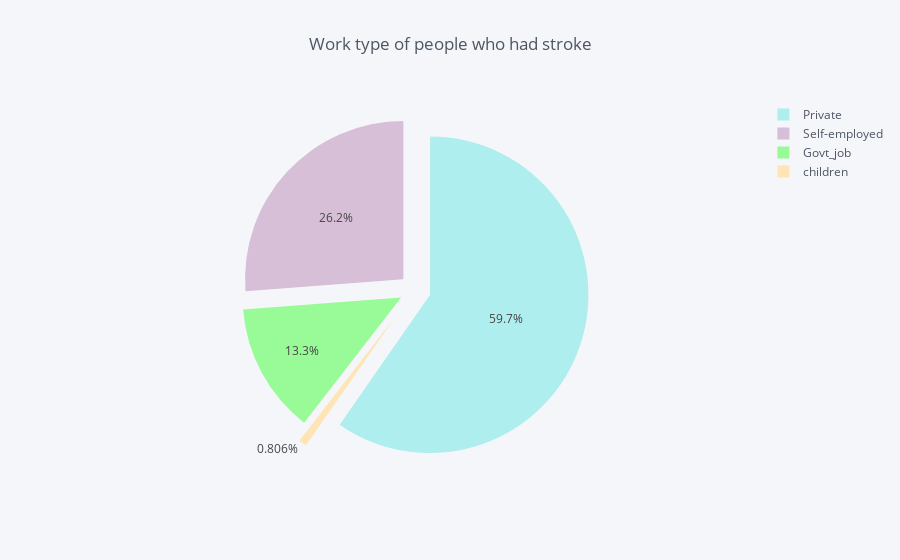

Notebook source saved alongside this figure:
### Code cell
job = data.groupby(data['work_type'])['stroke'].sum()
data_job = pd.DataFrame({'labels': job.index,
                   'values': job.values
                  })
colors2= ['palegreen','paleturquoise','thistle','moccasin']
data_job.iplot(kind='pie',labels='labels',values='values', title='Work type of people who had stroke', colors = colors2, 
            pull=[0.1, 0.1, 0.1, 0.2])

### Figure 1 — Plotly figure (JSON) as saved in the notebook; plotly's stock layout.template omitted (floating-point values rounded to 4 significant figures)
{"data": [{"labels": ["Govt_job", "Private", "Self-employed", "children"], "marker": {"colors": ["rgba(152, 251, 152, 1.0)", "rgba(175, 238, 238, 1.0)", "rgba(216, 191, 216, 1.0)", "rgba(255, 228, 181, 1.0)"]}, "name": "", "pull": [0.1, 0.1, 0.1, 0.2], "type": "pie", "values": [33, 148, 65, 2]}], "layout": {"legend": {"bgcolor": "#F5F6F9", "font": {"color": "#4D5663"}}, "paper_bgcolor": "#F5F6F9", "plot_bgcolor": "#F5F6F9", "title": "Work type of people who had stroke", "titlefont": {"color": "#4D5663"}}}
